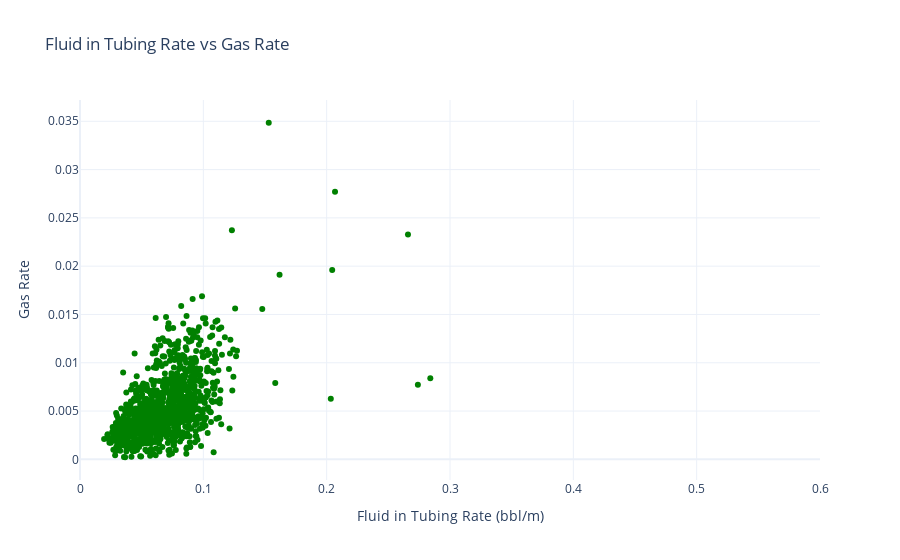

Write notebook code for a chart like this one.
### Code cell
# Create Plotly figure
fig = go.Figure()

# Add scatter plot (point cloud)
fig.add_trace(go.Scatter(
    x=df_z['Fluidrate (bbl/m)'],
    y=df_z['GasRate'],
    mode='markers',
    marker=dict(size=6, color='green', opacity=1),
    name='Gas Rate'
))

# Customize layout
fig.update_layout(
    title='Fluid in Tubing Rate vs Gas Rate',
    xaxis_title='Fluid in Tubing Rate (bbl/m)',
    yaxis_title='Gas Rate',
    xaxis_range=[0, 0.6],  # Set x-axis limits (adjust as needed)
    template='plotly_white'
)

# Show plot
fig.show()

### Figure 1 — Plotly figure (JSON) as saved in the notebook; plotly's stock layout.template omitted (floating-point values rounded to 4 significant figures; data arrays with more than 128 entries replaced by an {"elided": "..."} marker saying what was removed)
{"data": [{"marker": {"color": "green", "opacity": 1, "size": 6}, "mode": "markers", "name": "Gas Rate", "type": "scatter", "x": {"elided": "1476 float values"}, "y": {"elided": "1476 float values"}}], "layout": {"title": {"text": "Fluid in Tubing Rate vs Gas Rate"}, "xaxis": {"range": [0, 0.6], "title": {"text": "Fluid in Tubing Rate (bbl/m)"}}, "yaxis": {"title": {"text": "Gas Rate"}}}}
